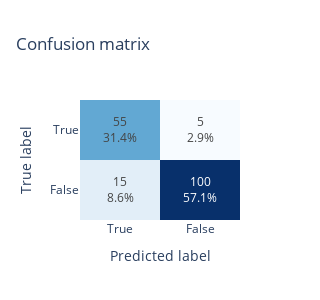

The code cell stored with this chart in its notebook:
### Code cell
# Confusion matrix

cm = [[55, 5], [15, 100]]
cm = np.flip(cm, 0)
cm_norm = cm / np.sum(cm)
cm_text = [
    [
        f"{cm[0][0]:d}<br>{100*cm_norm[0][0]:0.1f}%",
        f"{cm[0][1]:d}<br>{100*cm_norm[0][1]:0.1f}%",
    ],
    [
        f"{cm[1][0]:d}<br>{100*cm_norm[1][0]:0.1f}%",
        f"{cm[1][1]:d}<br>{100*cm_norm[1][1]:0.1f}%",
    ],
]
fig = go.Figure()
fig.add_trace(
    go.Heatmap(
        x=["True", "False"],
        y=["False", "True"],
        z=cm,
        name="",
        colorscale="Blues",
        showscale=False,
        text=cm_text,
        texttemplate="%{text}",
        textfont={"size": 12},
    )
)
fig.update_traces(hovertemplate="x: %{x}" + "<br>y: %{y}" + "<br>value: %{z:0.3f}")
fig.update_layout(
    template="plotly_white", width=300, height=300, title="Confusion matrix"
)
fig.update_xaxes(title="Predicted label")
fig.update_yaxes(title="True label")
fig.show()

### Figure 1 — Plotly figure (JSON) as saved in the notebook; plotly's stock layout.template omitted (floating-point values rounded to 4 significant figures)
{"data": [{"colorscale": [[0, "rgb(247,251,255)"], [0.125, "rgb(222,235,247)"], [0.25, "rgb(198,219,239)"], [0.375, "rgb(158,202,225)"], [0.5, "rgb(107,174,214)"], [0.625, "rgb(66,146,198)"], [0.75, "rgb(33,113,181)"], [0.875, "rgb(8,81,156)"], [1, "rgb(8,48,107)"]], "hovertemplate": "x: %{x}<br>y: %{y}<br>value: %{z:0.3f}", "name": "", "showscale": false, "text": [["15<br>8.6%", "100<br>57.1%"], ["55<br>31.4%", "5<br>2.9%"]], "textfont": {"size": 12}, "texttemplate": "%{text}", "type": "heatmap", "x": ["True", "False"], "y": ["False", "True"], "z": [[15, 100], [55, 5]]}], "layout": {"height": 300, "title": {"text": "Confusion matrix"}, "width": 300, "xaxis": {"title": {"text": "Predicted label"}}, "yaxis": {"title": {"text": "True label"}}}}
